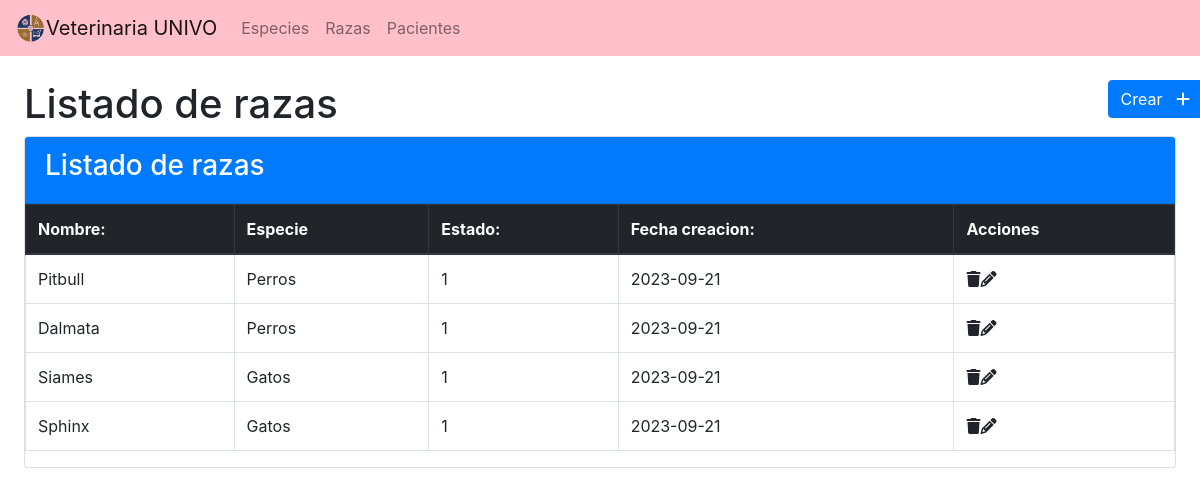
The page /views/razas/index.php on the database its author committed.
### tables this page shows
CREATE TABLE `tbl_razas` (
  `id_raza` int(11) NOT NULL,
  `nombre` varchar(255) NOT NULL,
  `estado` tinyint(4) NOT NULL,
  `creado_por` int(11) NOT NULL,
  `actualizado_por` int(11) NOT NULL,
  `fecha` date NOT NULL,
  `fecha_creacion` datetime NOT NULL,
  `fecha_actualizacion` datetime NOT NULL,
  `id_especie` int(11) NOT NULL
);

CREATE TABLE `tbl_especies` (
  `id_especie` int(11) NOT NULL,
  `nombre` varchar(255) NOT NULL,
  `estado` tinyint(4) NOT NULL,
  `creado_por` int(11) NOT NULL,
  `actualizado_por` int(11) NOT NULL,
  `fecha` date NOT NULL,
  `fecha_creacion` datetime NOT NULL,
  `fecha_actualizacion` datetime NOT NULL
);

### db/db.php (called while the page is built)
<?php
function conectarDb()
{
  $servername = "localhost";
  $username = "root";
  $password = "";
  $conn = '';
  try {
    $conn = new PDO("mysql:host=$servername;dbname=veterinaria", $username, $password);
    $conn->setAttribute(PDO::ATTR_ERRMODE, PDO::ERRMODE_EXCEPTION);
    return $conn;
  } catch (PDOException $e) {
    echo "Connection failed: " . $e->getMessage();
  }
  return $conn;
}

### controllers/RazasController.php (called while the page is built)
<?php
include $_SERVER['DOCUMENT_ROOT'] . '/veterinaria-php-puro/db/db.php';
function obtenerRazas()
{
    $query = "SELECT tbl_especies.nombre as especie, tbl_razas.nombre, tbl_razas.estado, tbl_razas.fecha
    FROM tbl_razas INNER JOIN tbl_especies ON tbl_especies.id_especie = tbl_razas.id_especie";
    $ejecutar = conectarDb()->prepare($query);
    $ejecutar->execute();
    $data = $ejecutar->fetchAll(PDO::FETCH_OBJ);
    return $data;
}

### views/razas/index.php (the view, shortened to what this page needs)
<?php
require '../../controllers/RazasController.php';
$css = CDN_BS_CSS;
$icons = CDN_ICONOS;
$data = obtenerRazas();
?>
<!DOCTYPE html>
<html lang="en">
<head>
    <?= $css ?>
    <?= $icons ?>
</head>
<body>
<nav class="navbar navbar-expand-lg navbar-light" style="background-color: #FFC0CB;">
        <a class="navbar-brand" href="../../index.php"> <img src="../../img/logo.png" width="30" height="30" class="d-inline-block align-top" alt="">Veterinaria UNIVO</a>
        <div class="collapse navbar-collapse" id="navbarSupportedContent">
            <ul class="navbar-nav mr-auto">
                <li class="nav-item text-white">
                    <a class="nav-link" href="../especies/index.php">Especies</a>
                </li>
                <li class="nav-item text-white">
                    <a class="nav-link " href="index.php">Razas</a>
                </li>
                <li class="nav-item">
                    <a class="nav-link" href="../pacientes/index.php">Pacientes</a>
                </li>
            </ul>
        </div>
    </nav>
    <div class="row p-4">
        <div class="col-md-11">
            <h1>Listado de razas</h1>
        </div>
        <div class="col-md-1 text-right">
            <a href="" class=" btn btn-primary text-center">Crear &nbsp; <i class="fas fa-plus"></i></a>
        </div>
        <div class="col-md-12">
            <div class="card">
                <div class="card-header bg-primary">
                    <h3 class="text-white">Listado de razas</h3>
                </div>
                <div class="card-body p-0">
                    <table class="table table-bordered table-stripped">
                        <thead class="thead-dark">
                            <th>Nombre: </th>
                            <th>Especie</th>
                            <th>Estado: </th>
                            <th>Fecha creacion: </th>
                            <th>Acciones</th>
                        </thead>
                        <tbody>
                            <?php
                            foreach ($data as $raza) {
                            ?>
                                <tr>
                                    <td><?= $raza->nombre ?></td>
                                    <td><?= $raza->especie ?></td>
                                    <td><?= $raza->estado ?></td>
                                    <td><?= $raza->fecha ?></td>
                                    <td><i class="fas fa-trash"></i><i class="fas fa-pencil"></i></td>
                                </tr>
                            <?php
                            }
                            ?>
                        </tbody>
                    </table>
                </div>
            </div>
        </div>
    </div>
</body>
</html>

### rows shown on the page
tbl_razas: nombre "Pitbull", id_especie.nombre "Perros", estado "1", fecha "2023-09-21"
tbl_razas: nombre "Dalmata", id_especie.nombre "Perros", estado "1", fecha "2023-09-21"
tbl_razas: nombre "Siames", id_especie.nombre "Gatos", estado "1", fecha "2023-09-21"
tbl_razas: nombre "Sphinx", id_especie.nombre "Gatos", estado "1", fecha "2023-09-21"
